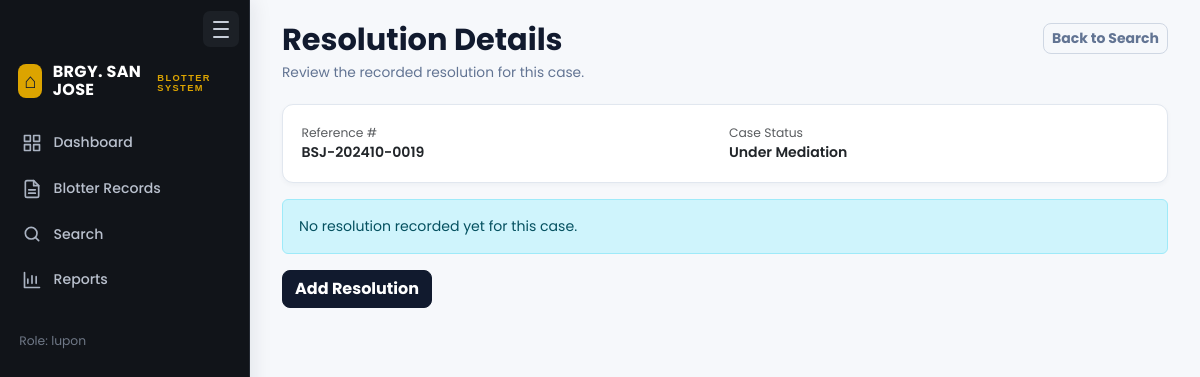
Page /?route=resolution_update&blotter_id=19 (signed in) on the committed database.
### tables this page shows
CREATE TABLE blotter_records (
  id INT AUTO_INCREMENT PRIMARY KEY,
  reference_number VARCHAR(30) NOT NULL UNIQUE,
  complainant_name VARCHAR(120) NOT NULL,
  respondent_name VARCHAR(120) NOT NULL,
  incident_type VARCHAR(80) NOT NULL,
  incident_date DATE NOT NULL,
  incident_time TIME NOT NULL,
  location VARCHAR(120) NOT NULL,
  narrative TEXT NOT NULL,
  case_status ENUM('Open','Under Mediation','Resolved','Closed') NOT NULL DEFAULT 'Open',
  created_by INT NULL,
  created_at TIMESTAMP NOT NULL DEFAULT CURRENT_TIMESTAMP,
  updated_at TIMESTAMP NULL DEFAULT NULL,

  CONSTRAINT fk_blotter_created_by
    FOREIGN KEY (created_by) REFERENCES users(id)
    ON DELETE SET NULL
    ON UPDATE CASCADE
);

### public/index.php (called while the page is built, shortened)
<?php
require_once __DIR__ . '/../includes/auth.php';
$route = $_GET['route'] ?? 'dashboard';
$route = trim((string)$route, '/');
$map = [
  'login' => __DIR__ . '/../modules/users/login.php',
  'logout' => __DIR__ . '/../modules/users/logout.php',
  'users' => __DIR__ . '/../modules/users/users.php',
  'dashboard' => __DIR__ . '/../modules/analytics/dashboard.php',
  'blotter_create' => __DIR__ . '/../modules/blotter/blotter_create.php',
  'blotter_update' => __DIR__ . '/../modules/blotter/blotter_update.php',
  'blotter_delete' => __DIR__ . '/../modules/blotter/blotter_delete.php',
  'search' => __DIR__ . '/../modules/search/search.php',
  'analytics_json' => __DIR__ . '/../modules/analytics/analytics_json.php',
  'reports' => __DIR__ . '/../modules/reports/reports.php',
  'export_pdf' => __DIR__ . '/../modules/reports/export_pdf.php',
  'export_excel' => __DIR__ . '/../modules/reports/export_excel.php',
  'resolution_create' => __DIR__ . '/../modules/blotter/resolution_create.php',
  'resolution_update' => __DIR__ . '/../modules/blotter/resolution_update.php',
];
$target = $map[$route] ?? null;
require $target;

### includes/auth.php (called while the page is built, shortened)
<?php
function current_user(): ?array
{
  return $_SESSION['user'] ?? null;
}

### modules/blotter/resolution_update.php (the view, shortened to what this page needs)
<?php
require_once __DIR__ . '/../../includes/auth.php';
$pdo = db();
$blotterId = (int)($_GET['blotter_id'] ?? 0);
$stmt = $pdo->prepare('SELECT * FROM blotter_records WHERE id = :id LIMIT 1');
$stmt->execute([':id' => $blotterId]);
$blotter = $stmt->fetch();
$resStmt = $pdo->prepare('SELECT cr.*, u.full_name AS resolved_by_name
  FROM case_resolutions cr
  LEFT JOIN users u ON u.id = cr.resolved_by
  WHERE cr.blotter_record_id = :bid
  ORDER BY cr.resolved_at DESC
  LIMIT 1');
$resStmt->execute([':bid' => $blotterId]);
$res = $resStmt->fetch();
?>
<!doctype html>
<html lang="en">
<head>
  <link href="https://cdn.jsdelivr.net/npm/bootstrap@5.3.3/dist/css/bootstrap.min.css" rel="stylesheet">
  <link href="assets/app.css" rel="stylesheet">
</head>
<body>
<div class="d-flex app-shell">
  <aside class="bg-dark text-white p-3 app-sidebar">
    <div class="app-brand">BRGY. SAN JOSE<small>BLOTTER SYSTEM</small></div>
    <nav class="nav flex-column gap-1">
      <a class="nav-link text-white" href="?route=dashboard">Dashboard</a>
      <a class="nav-link text-white" href="?route=blotter_create">Blotter Records</a>
      <a class="nav-link text-white" href="?route=search">Search</a>
      <a class="nav-link text-white" href="?route=reports">Reports</a>
    </nav>
    <div class="mt-3 small opacity-75">Role: <?php echo htmlspecialchars((string)current_user()['role']); ?></div>
  </aside>
  <main class="flex-grow-1 p-4 app-main">
    <div class="d-flex align-items-start justify-content-between page-header">
      <div><h1 class="page-heading">Resolution Details</h1><p class="page-subtitle">Review the recorded resolution for this case.</p></div>
      <a href="?route=search" class="btn btn-sm btn-outline-secondary">Back to Search</a>
    </div>
    <div class="card shadow-sm mb-3">
      <div class="card-body">
        <div class="row g-2">
          <div class="col-md-6">
            <div class="text-muted small">Reference #</div>
            <div class="fw-semibold"><?php echo htmlspecialchars((string)$blotter['reference_number']); ?></div>
          </div>
          <div class="col-md-6">
            <div class="text-muted small">Case Status</div>
            <div class="fw-semibold"><?php echo htmlspecialchars((string)$blotter['case_status']); ?></div>
          </div>
        </div>
      </div>
    </div>
    <?php if (!$res): ?>
      <div class="alert alert-info">No resolution recorded yet for this case.</div>
      <a class="btn btn-primary" href="?route=resolution_create&blotter_id=<?php echo $blotterId; ?>">Add Resolution</a>
    <?php endif; ?>
  </main>
</div>
</body>
</html>

### public/assets/app.css (style rules this page uses)
:root { --navy: #111a2e; --navy-2: #1d2a44; --gold: #dca400; --gold-soft: #fff4cf; --slate: #627493; --ink: #1e2b43; --canvas: #f6f8fb; --border: #e1e7ef; }
* { box-sizing: border-box; }
body { min-height: 100vh; color: var(--ink); background: var(--canvas); font-family: 'Poppins', Arial, sans-serif; font-size: .88rem; }
.app-shell { min-height: 100vh; }
.app-sidebar { width: 250px !important; min-height: 100vh; padding: .7rem .65rem 1rem !important; background: #111419 !important; border-right: 1px solid #252a33; box-shadow: 4px 0 18px rgba(17,26,46,.08); transition: width .22s ease, padding .22s ease; }
.app-brand { display: flex; align-items: center; gap: .65rem; margin: 1rem .5rem 1.5rem; color: #fff; font: 700 1rem/1.1 'Poppins', Arial, sans-serif; letter-spacing: .02em; }
.app-brand::before { display: grid; width: 34px; height: 34px; place-items: center; content: '⌂'; color: var(--navy); background: var(--gold); border-radius: 8px; font: 700 1.3rem Arial; }
.app-brand small { display: block; margin-top: .28rem; color: var(--gold); font: 700 .58rem Arial, sans-serif; letter-spacing: .15em; }
.app-sidebar .nav { gap: .3rem !important; }
.app-sidebar .nav::before { display: none; }
.app-sidebar .nav-link { display: flex; align-items: center; gap: .75rem; padding: .62rem .7rem; color: #b9c0cd !important; border-radius: 7px; font-weight: 500; transition: background .15s, color .15s; }
.app-sidebar .nav-link::before { display: block; flex: 0 0 20px; width: 20px; height: 20px; content: ''; color: #aab3c2; background-color: currentColor; }
.app-sidebar .small { margin: 2rem .55rem 0 !important; color: #8e99ab !important; }
.app-main { min-width: 0; padding: 1.45rem 2rem !important; }
.page-heading { margin: 0; color: var(--navy); font: 700 clamp(1.45rem, 3vw, 1.9rem)/1.15 'Poppins', Arial, sans-serif; }
.page-subtitle { margin: .3rem 0 0; color: var(--slate); font-size: .86rem; }
.page-header { margin-bottom: 1.3rem !important; }
.btn { border-radius: 8px; font-weight: 700; }
.btn-primary { background: var(--navy); border-color: var(--navy); }
.btn-outline-dark, .btn-outline-secondary { color: var(--slate); border-color: #cfd7e3; }
.card { border: 1px solid var(--border); border-radius: 11px; box-shadow: 0 2px 5px rgba(30,43,67,.04) !important; }
.card-body { padding: 1.15rem; }

### rows in the picture
blotter_records: reference_number "BSJ-202410-0019", case_status "Under Mediation"

### other values in the picture
current_user()['role'] "lupon"
